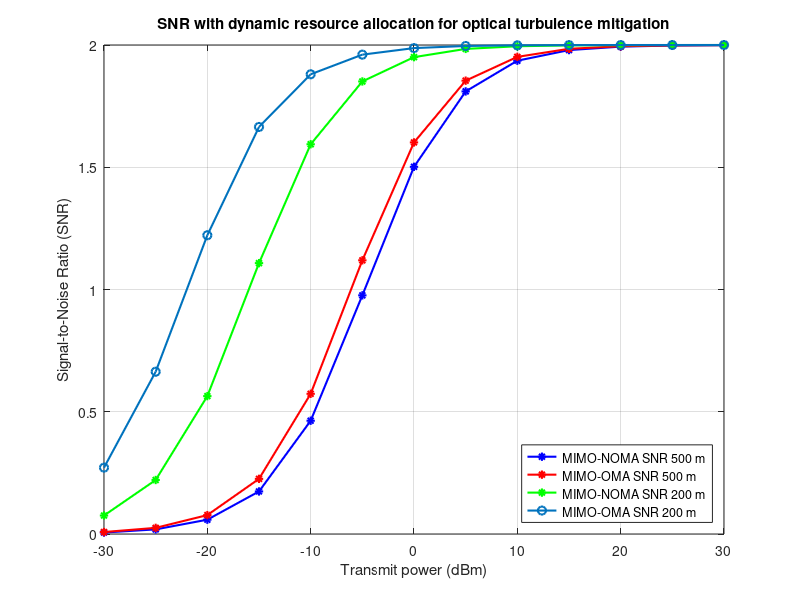
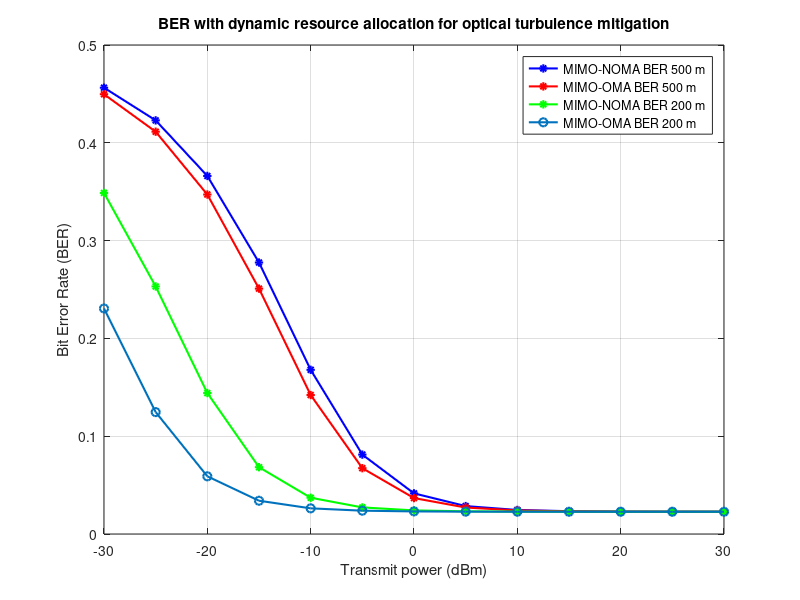

Write the MATLAB code that produced these figures, in order.
% Figures 3 and 4 (BER modified)
clc; clear variables; close all;

#rng(3420); # Care needed with seeed.

% Distances
d1 = 500; d2 = 200;

% Power allocation coefficients
a1 = 0.75; a2 = 0.25;

N = 5e7
eta = 4; % Path loss exponent

% Rayleigh fading channels
function ray = RayleighFading(eta, d, block)
  ray = sqrt(d^-eta)*(randn(block, 1) + 1i*randn(block, 1))/sqrt(2);
end;

% Channel gains
function g_channel = CalculateG(N, d, eta)
  h_1 = 0.0;
  block_size = 1e6;
  steps = N/block_size
  for hist = 1:steps
    h_1 = h_1 + mean(abs(RayleighFading(eta, d, block_size) + RayleighFading(eta, d, block_size)).^2);
  endfor
  g_channel = h_1/steps
end;

% Transmit power
Pt = -30:5:30; % in dBm
pt = (10^-3)*db2pow(Pt); % linear scale

BW = 10^6;  % bandwidth
% Noise power
No = -174 + 10*log10(BW);   % in dBm
no = (10^-3)*db2pow(No);    % in linear scale

% Turbulence parameters
alpha = 0.5; % Alpha parameter of Gamma-Gamma turbulence model
beta = 4;    % Beta parameter of Gamma-Gamma turbulence model

% Modulation parameters (BPSK)
Eb_No = Pt - 10*log10(BW); % Energy per bit to noise power spectral density ratio (in dB)
Eb_No_linear = 10.^(Eb_No/10); % Convert to linear scale
Pe = 0.5*erfc(sqrt(Eb_No_linear)); % Probability of error for BPSK modulation

ber_theoretical = Pe; % Theoretical BER for BPSK

ber_noma = zeros(2, length(Pt));
ber_oma = zeros(2, length(Pt));
snr_noma = zeros(2, length(Pt));
snr_oma = zeros(2, length(Pt));

g_values = [CalculateG(N, d1, eta) CalculateG(N, d2, eta)]
a_values = [a1 a2];
for g = 1:columns(g_values)
  for u = 1:length(Pt)

     % Dynamic resource allocation for SNR calculations
     % For simplicity, we assume dynamic power allocation here
     dynamic_pt_noma = pt(u) * a_values(g) / (1 + alpha * pt(u) * a_values(g) * g_values(g) / no); % Dynamic power allocation for MIMO-NOMA
     dynamic_pt_oma = pt(u) / (1 + alpha * pt(u) * g_values(g) / no); % Dynamic power allocation for MIMO-OMA

     % SNR calculations with dynamic resource allocation
     snr_noma(g, u) = dynamic_pt_noma * g_values(g) / no; % SNR for MIMO-NOMA with dynamic resource allocation
     snr_oma(g, u) = dynamic_pt_oma * g_values(g) / no; % SNR for MIMO-NOMA with dynamic resource allocation

     % BER calculations (no turbulence model included for simplicity)
     ber_noma(g, u) = 0.5*erfc(sqrt((snr_noma(g, u))));%
     ber_oma(g, u) = 0.5*erfc(sqrt((snr_oma(g, u)))); % BER for MIMO-NOMA
  end
end

% Plotting
figure;
plot(Pt, snr_noma(1,:), '-*b', 'linewidth',1.5); hold on; grid on;
plot(Pt, snr_oma(1, :), '-*r','linewidth',1.5);
plot(Pt, snr_noma(2,:), '-*g', 'linewidth',1.5);
plot(Pt, snr_oma(2, :), '-*o','linewidth',1.5);
legend('Location', 'southeast')
legend('MIMO-NOMA SNR 500 m', 'MIMO-OMA SNR 500 m', 'MIMO-NOMA SNR 200 m', 'MIMO-OMA SNR 200 m');
xlabel('Transmit power (dBm)');
ylabel('Signal-to-Noise Ratio (SNR)');
title('SNR with dynamic resource allocation for optical turbulence mitigation');

figure;

plot(Pt, ber_noma(1, :), '-*b', 'linewidth',1.5); hold on; grid on;
plot(Pt, ber_oma(1, :), '-*r','linewidth',1.5);
plot(Pt, ber_noma(2, :), '-*g', 'linewidth',1.5);
plot(Pt, ber_oma(2, :), '-*o','linewidth',1.5);
legend('MIMO-NOMA BER 500 m', 'MIMO-OMA BER 500 m', 'MIMO-NOMA BER 200 m', 'MIMO-OMA BER 200 m');
xlabel('Transmit power (dBm)');
ylabel('Bit Error Rate (BER)');
title('BER with dynamic resource allocation for optical turbulence mitigation');
